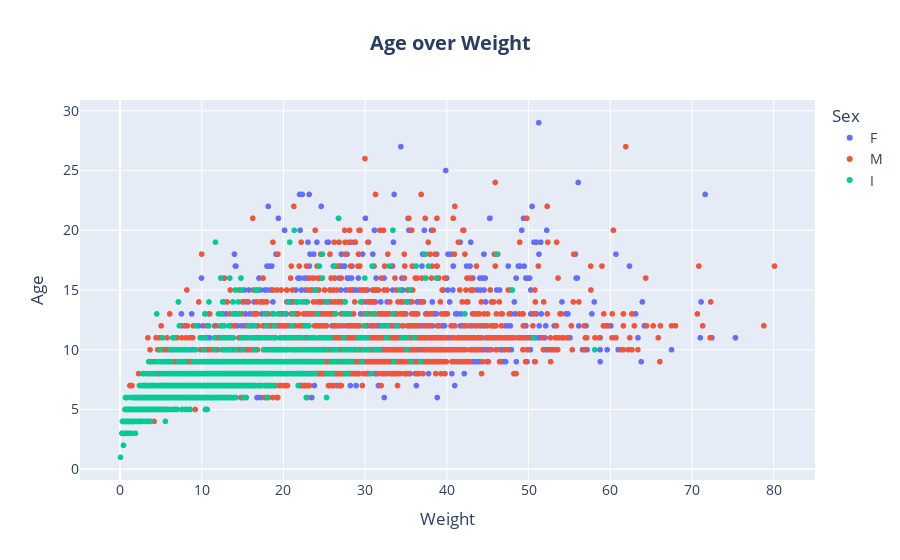

Notebook code cell kept with this figure:
### Markdown cell above
###### Plotly Express is a high level interface for creating interactive visualizations using the plotly library. it allow you to create wide range of plots

### Code cell
import plotly.express as px
 
fig = px.scatter(df, x="Weight", y="Age", color="Sex", title="Age over Weight")

# Customize the title and axis labels
fig.update_layout(
    title={'text': "Age over Weight", 'x': 0.5, 'xanchor': 'center', 'font': {'size': 20, 'weight': 'bold'}},
    xaxis_title="Weight",
    yaxis_title="Age",
    font=dict(size=14)  # This will apply to all text in the plot
)

fig.show()

### Figure 1 — Plotly figure (JSON) as saved in the notebook; plotly's stock layout.template omitted (floating-point values rounded to 4 significant figures; data arrays with more than 128 entries replaced by an {"elided": "..."} marker saying what was removed)
{"data": [{"hovertemplate": "Sex=F<br>Weight=%{x}<br>Age=%{y}<extra></extra>", "legendgroup": "F", "marker": {"color": "#636efa", "symbol": "circle"}, "mode": "markers", "name": "F", "showlegend": true, "type": "scattergl", "x": {"elided": "1225 float values"}, "xaxis": "x", "y": {"elided": "1225 int values"}, "yaxis": "y"}, {"hovertemplate": "Sex=M<br>Weight=%{x}<br>Age=%{y}<extra></extra>", "legendgroup": "M", "marker": {"color": "#EF553B", "symbol": "circle"}, "mode": "markers", "name": "M", "showlegend": true, "type": "scattergl", "x": {"elided": "1435 float values"}, "xaxis": "x", "y": {"elided": "1435 int values"}, "yaxis": "y"}, {"hovertemplate": "Sex=I<br>Weight=%{x}<br>Age=%{y}<extra></extra>", "legendgroup": "I", "marker": {"color": "#00cc96", "symbol": "circle"}, "mode": "markers", "name": "I", "showlegend": true, "type": "scattergl", "x": {"elided": "1233 float values"}, "xaxis": "x", "y": {"elided": "1233 int values"}, "yaxis": "y"}], "layout": {"font": {"size": 14}, "legend": {"title": {"text": "Sex"}, "tracegroupgap": 0}, "title": {"font": {"size": 20, "weight": "bold"}, "text": "Age over Weight", "x": 0.5, "xanchor": "center"}, "xaxis": {"anchor": "y", "domain": [0, 1], "title": {"text": "Weight"}}, "yaxis": {"anchor": "x", "domain": [0, 1], "title": {"text": "Age"}}}}
